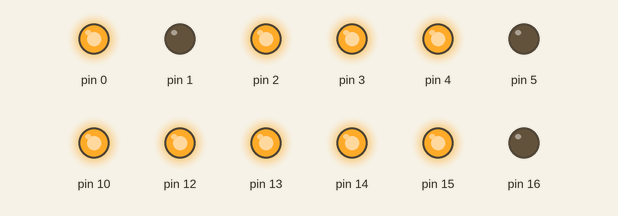
A sketch run on a simulated Arduino Uno, built with avr-gcc and run on an emulated ATmega328P. Shown: output pins drawn as LEDs (lit = HIGH).

Above: at 0.1 s.
Timing chart, 0 to 1.6 s (numbered marks = the images above):
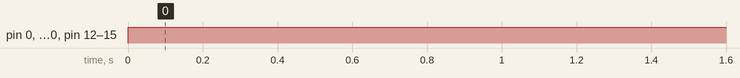

The sketch:

LED_Cube.ino
```cpp
void setup()
{
  pinMode(10,OUTPUT);
  pinMode(5,OUTPUT);
  pinMode(16,OUTPUT);
  pinMode(4,OUTPUT);
  pinMode(0,OUTPUT);
  pinMode(2,OUTPUT);
  pinMode(14,OUTPUT);
  pinMode(12,OUTPUT);
  pinMode(13,OUTPUT);
  pinMode(15,OUTPUT);
  pinMode(3,OUTPUT);
  pinMode(1,OUTPUT);


}


void loop(){
digitalWrite(16,LOW);
analogWrite(1,LOW);
digitalWrite(5,LOW);

digitalWrite(4,HIGH);
digitalWrite(0,HIGH);
digitalWrite(2,HIGH);

digitalWrite(14,HIGH);
digitalWrite(12,HIGH);
digitalWrite(13,HIGH);

digitalWrite(15,HIGH);
digitalWrite(3,HIGH);
digitalWrite(10,HIGH);

}
```

Measured:
- by itself, pin 0, pin 2–4, pin 10, pin 12–15: LOW → HIGH at 0.00 s
